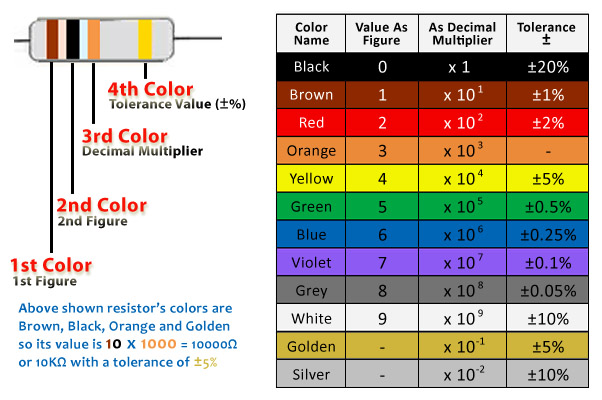
#> input picture Resistor_Color_Coding/Resistor-Value-Decoder-master/resistor-color-code-band.jpg, 602 x 400 px, given in place of the camera
$ python FINAL.py
#> lines starting #> are read from the running program, lines starting #| are printed output that depends on the picture; after the words box and inside, x2 and y2 are one past the last pixel; in counts of white or black regions, pixels touching at a corner belong together
import cv2
import numpy as np
import time

cap = cv2.VideoCapture(0)

mat = [[0, 0, 0, 5, 200, 50],[8, 100, 50, 15, 255, 80],[150,150,100 ,180 ,255, 255],[5, 150, 100, 25, 255, 255], [20, 150, 100, 50, 255, 153],[60, 70, 10, 100, 150, 200],[100, 100, 50, 119, 255, 150],[120, 50, 50, 170, 255 ,255] ,  [120, 10, 10, 160, 200, 130],[50, 0, 100, 120, 80 ,255]]
print(np.shape(mat))


value = [0,0,0,0,0,0,0,0,0,0]


while(1):
 # Take each frame
 _, frame = cap.read()
#> frame is the input picture: shape (400, 602, 3); mean B, G, R 171.1, 182.8, 192.4
 frame1 = frame.copy()

 img = cv2.line(frame,(220,256),(310,256),(0,0,0),2)

 crop = frame1[226:286,190:340]
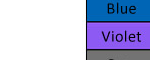
#> crop: shape (60, 150, 3); mean B, G, R 221, 183.5, 178.8

 crop2 = cv2.medianBlur(crop,5)
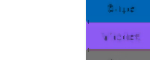
#> crop2: shape (60, 150, 3); mean B, G, R 227.8, 187.1, 181.3

 crop1 = cv2.GaussianBlur(crop2,(5,5),3)
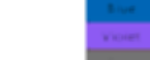
#> crop1: shape (60, 150, 3); mean B, G, R 227.8, 187.1, 181.3

 crop_gray = cv2.Canny(crop,30,60,apertureSize=3)
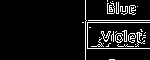
#> crop_gray: shape (60, 150); 7.8% white in thin lines or dots, all inside (x1, y1, x2, y2) = (82, 0, 150, 60)

 #print( len(crop[0]))
 #frame_blur = cv2.medianBlur(crop,5)

 x_cord = [[0,-1],[0,-1],[0,-1],[0,-1],[0,-1],[0,-1],[0,-1],[0,-1],[0,-1],[0,-1]]

 for i in range(10) :
     #print(i)
     hsv = cv2.cvtColor(crop, cv2.COLOR_BGR2HSV)
     lower_lt = np.array([mat[i][0],mat[i][1],mat[i][2]])
     upper_lt = np.array([mat[i][3],mat[i][4],mat[i][5]])
     mask = cv2.inRange(hsv, lower_lt, upper_lt)
     res = cv2.bitwise_and(crop,crop, mask= mask)

     for j in range(10) :
      value[i] = 0


     color = 'No'

     if i == 0 and mask.sum() > 25000 :
      value[i]  = 1
      color = 'black'
      for t in range(150) :
        #print(np.sum(mask[0:59 , t:t+5]))
        if np.sum(mask[0:59 , t:t+5]) >= 7500 :
              x_cord[i][0] = 1
              x_cord[i][1] = t
              break
     if i == 1 and mask.sum() > 25000 :
      value[i]  = 1
      color = 'brown'
      for t in range(150) :
        #print(np.sum(mask[0:59 , t:t+5]))
        if np.sum(mask[0:59 , t:t+5]) >= 7500 :
              x_cord[i][0] = 1
              x_cord[i][1] = t
              break
     if i == 2 and mask.sum() > 25000 :
      value[i]  = 1
      color = 'red'
      for t in range(150) :
        #print(np.sum(mask[0:59 , t:t+5]))
        if np.sum(mask[0:59 , t:t+5]) >= 7500 :
              x_cord[i][0] = 1
              x_cord[i][1] = t
              break
     if i == 3 and mask.sum() > 25000 :
      value[i]  = 1
      color = 'orange'
      for t in range(150) :
        #print(np.sum(mask[0:59 , t:t+5]))
        if np.sum(mask[0:59 , t:t+5]) >= 7500 :
              x_cord[i][0] = 1
              x_cord[i][1] = t
              break
     if i == 4 and mask.sum() > 25000 :
      value[i]  = 1
      color = 'yellow'
      for t in range(150) :
        #print(np.sum(mask[0:59 , t:t+5]))
        if np.sum(mask[0:59 , t:t+5]) >= 7500 :
              x_cord[i][0] = 1
              x_cord[i][1] = t
              break
     if i == 5 and mask.sum() > 25000 :
      value[i]  = 1
      color = 'green'
      for t in range(150) :
        #print(np.sum(mask[0:59 , t:t+5]))
        if np.sum(mask[0:59 , t:t+5]) >= 7500 :
              x_cord[i][0] = 1
              x_cord[i][1] = t
              break
     if i == 6 and mask.sum() > 25000 :
      value[i]  = 1
      color = 'blue'
      for t in range(150) :
        #print(np.sum(mask[0:59 , t:t+5]))
        if np.sum(mask[0:59 , t:t+5]) >= 7500 :
              x_cord[i][0] = 1
              x_cord[i][1] = t
              break
     if i == 7 and mask.sum() > 25000 :
      value[i]  = 1
      color = 'violet'
      for t in range(150) :
        #print(np.sum(mask[0:59 , t:t+5]))
        if np.sum(mask[0:59 , t:t+5]) >= 7500 :
              x_cord[i][0] = 1
              x_cord[i][1] = t
              break
     '''
     if i == 8 and mask.sum() > 25000 :
      value[i]  = 1
      color = 'grey'
      for t in range(150) :
        #print(np.sum(mask[0:59 , t:t+5]))
        if np.sum(mask[0:59 , t:t+5]) >= 7500 :
              x_cord[i][0] = 1
              x_cord[i][1] = t
              break
     '''
     '''
     if i == 9 and mask.sum() > 25000 :
      value[i]  = 1
      color = 'white'
      for t in range(150) :
        #print(np.sum(mask[0:59 , t:t+5]))
        if np.sum(mask[0:59 , t:t+5]) >= 7500  :
              x_cord[i][0] = 1
              x_cord[i][1] = t
              break
     '''

     print (i,mask.sum(),color)
#> this loop made 10 passes
#| 0 2805 No
#| 1 0 No
#| 2 0 No
#| 3 0 No
#| 4 0 No
#| 5 0 No
#| 6 23205 No
#| 7 418710 violet
#> (further printed lines are left out)
#> pass 1, `mask = cv2.inRange(hsv, lower_lt, upper_lt)`:
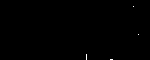
#> mask: shape (60, 150); 0.12% white in thin lines or dots, all inside (x1, y1, x2, y2) = (86, 6, 139, 60)
#> after the loop:
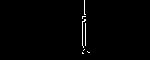
#> mask: shape (60, 150); 0.96% white in thin lines or dots, all inside (x1, y1, x2, y2) = (82, 0, 90, 54)
#> after the loop, value = [0, 0, 0, 0, 0, 0, 0, 1, 0, 0]; x_cord = [[0, -1], [0, -1], [0, -1], [0, -1], [0, -1], [0, -1], [0, -1], [1, 84], [0, -1], [0, -1]]
     # [5 lines of commented-out code are left out]

 color_band = [0,0,0,0]
 for t in range(4) :

     temp = x_cord[0][1]
     for i in range(10) :
       if x_cord[i][1] >= temp :
          temp = x_cord[i][1]
          band = i

     if x_cord[band][1] != -1 :
         x_cord[band][1] = -1
         color_band[t] =  band
     else :
       color_band[t] = 0
#> after the loop, band = 9; color_band = [7, 0, 0, 0]; x_cord = [[0, -1], [0, -1], [0, -1], [0, -1], [0, -1], [0, -1], [0, -1], [1, -1], [0, -1], [0, -1]]


 print(color_band)
#| [7, 0, 0, 0]


 resistance = ( 10*color_band[0] + color_band[1] )  *  10**color_band[2]
#> resistance = 70
 print(resistance)
#| 70


 font = cv2.FONT_HERSHEY_SIMPLEX
 cv2.putText(frame,str(resistance)+' ohm',(200,200), font, 1,(0,0,0),2,cv2.LINE_AA)
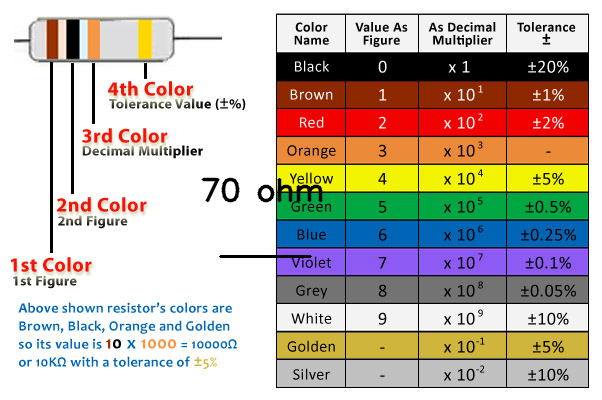
#> frame: shape (400, 602, 3); mean B, G, R 170.3, 181.7, 191.5


 #time.sleep(1)

 cv2.imshow('cropped',crop)
 cv2.imshow('frame',frame)
 #cv2.imshow('canny',crop)

 k = cv2.waitKey(5) & 0xFF
#> (key Esc is pressed here)
 if k == 27:
   break

cv2.destroyAllWindows()
